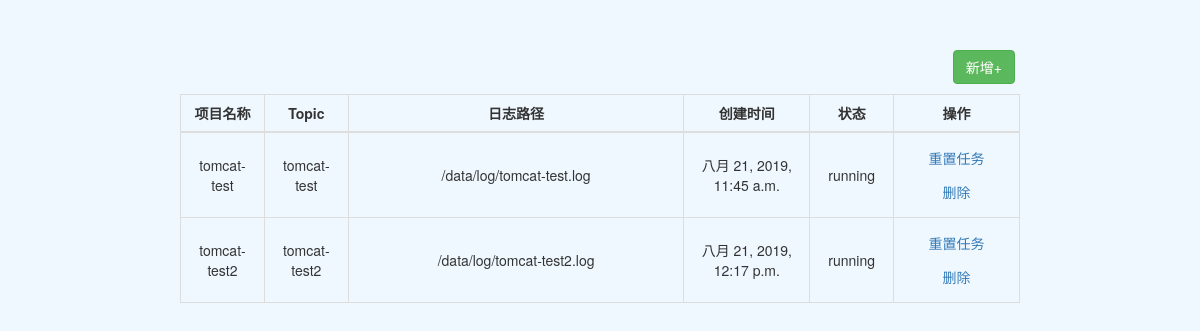
The page / on the database its author committed.
### logconsumer/models.py (models this page shows)
class LogInfo(models.Model):
    task_status=(
        (0,'running'),
        (1,'stop'),
    )
    service_name=models.CharField(max_length=32,blank=True,null=True,unique=True,verbose_name="服务名称")
    kafka=models.CharField(max_length=32,blank=True,null=True,verbose_name="kafka服务器地址")
    topic=models.CharField(max_length=32,blank=True,null=True,unique=True,verbose_name="kafka topic")
    log_path=models.CharField(max_length=256,blank=True,null=True,verbose_name="日志路径")
    task_id=models.CharField(max_length=128,blank=True,null=True,verbose_name="task id")
    status=models.SmallIntegerField(choices=task_status,default=1,verbose_name="任务状态")
    detail=models.CharField(max_length=512,blank=True,null=True,verbose_name="任务详细信息")
    create_time = models.DateTimeField(default=timezone.now, verbose_name="申请时间")

### logconsumer/views.py (the view)
# urls.py: path('',views.index,name='index'),
def index(request):
    loginfos=LogInfo.objects.all()
    return render(request,'index.html',locals())

### logconsumer/templates/index.html (shortened to what this page needs)
{% load staticfiles %}
<!DOCTYPE html>
<html>
<head>
    <link rel="stylesheet" href="{% static 'bootstrap/css/bootstrap.min.css' %}">
</head>
<body class="hold-transition skin-blue sidebar-mini" style="background-color: aliceblue">
<div style="position: relative;top: 50px;width: 70%;left: 15%">
    <button type="button" class="btn btn-success" data-toggle="modal" data-target="#timeModal" id="new-add"
            style="position: relative;left: 92%">新增+
    </button>
    <table class="table table-hover table-bordered" style="position: relative;top: 10px">
        <tr>
            <th style="text-align: center">项目名称</th>
            <th style="text-align: center">Topic</th>
            <th style="text-align: center">日志路径</th>
            <th style="text-align: center">创建时间</th>
            <th style="text-align: center">状态</th>
            <th style="text-align: center">操作</th>
        </tr>
        <tbody>
        {% for loginfo in loginfos %}
            <tr>
                <td style="width: 10%;text-align: center;vertical-align: middle"
                    id="service_name">{{ loginfo.service_name }}</td>
                <td style="width: 10%;text-align: center;vertical-align: middle" id="topic">{{ loginfo.topic }}</td>
                <td style="width:40%;text-align: center;vertical-align: middle"
                    id="log_path">{{ loginfo.log_path }}</td>
                <td style="width: 15%;text-align: center;vertical-align: middle"
                    id="create_time">{{ loginfo.create_time }}</td>
                <td style="width: 10%;text-align: center;vertical-align: middle"
                    id="create_time">{{ loginfo.get_status_display }}</td>
                <td style="width: 15%;text-align: center;vertical-align: middle" id="action1" taskid="{{ loginfo.task_id }}">
                    <a type="button" class="btn" id="resettask" >重置任务</a> <a type="button" class="btn" id="deletetask">删除</a>
                </td>
            </tr>
        {% endfor %}
        </tbody>
    </table>
</div>
</body>
</html>

### rows shown on the page
LogInfo: service_name "tomcat-test", topic "tomcat-test", log_path "/data/log/tomcat-test.log", create_time "八月 21, 2019, 11:45 a.m.", status "running"
LogInfo: service_name "tomcat-test2", topic "tomcat-test2", log_path "/data/log/tomcat-test2.log", create_time "八月 21, 2019, 12:17 p.m.", status "running"
